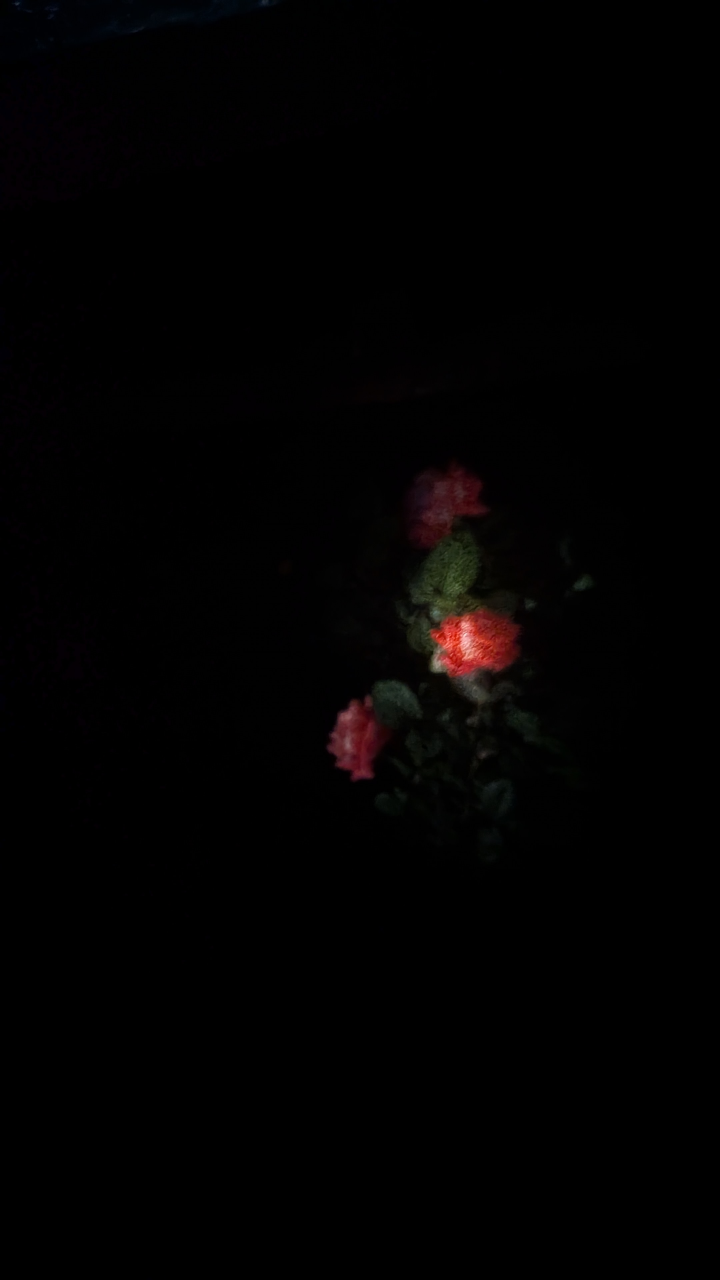
#> input picture 006_fotografia_digital/imagenes/originales/camara_oscura.jpg, 2160 x 3840 px (shown at 1/3 size)
$ jupyter execute 'ecualización.ipynb'
#> lines starting #> are read from the running program, lines starting #| are printed output that depends on the picture
[cell 1]
from pathlib import Path
import cv2
import numpy as np
import matplotlib.pyplot as plt

# Ubicación de imagenes
carpeta_imagenes = Path("../imagenes/originales")
carpeta_salidas = Path("../imagenes/procesadas")
carpeta_salidas.mkdir(parents=True, exist_ok=True)

img_bgr = cv2.imread(str(carpeta_imagenes / "camara_oscura.jpg"))
#> img_bgr is the input picture: shape (3840, 2160, 3); mean B, G, R 1.3, 1.3, 2.2
if img_bgr is None:
    raise FileNotFoundError(f"No se encontró la imagen en: {(carpeta_imagenes / 'camara_oscura.jpg').resolve()}")
img_rgb = cv2.cvtColor(img_bgr, cv2.COLOR_BGR2RGB)

# Veo el plano de coordenadas para analizar el recorte y quedarme con las rosas
plt.figure(figsize=(8, 10))
plt.imshow(img_rgb)
plt.title("Coordenadas")
plt.axis("on")
plt.show()
print("Forma:", img_rgb.shape)
#| Forma: (3840, 2160, 3)

# Recorte de imagen
img_recortada = img_rgb[1400:2700, 950:2050]
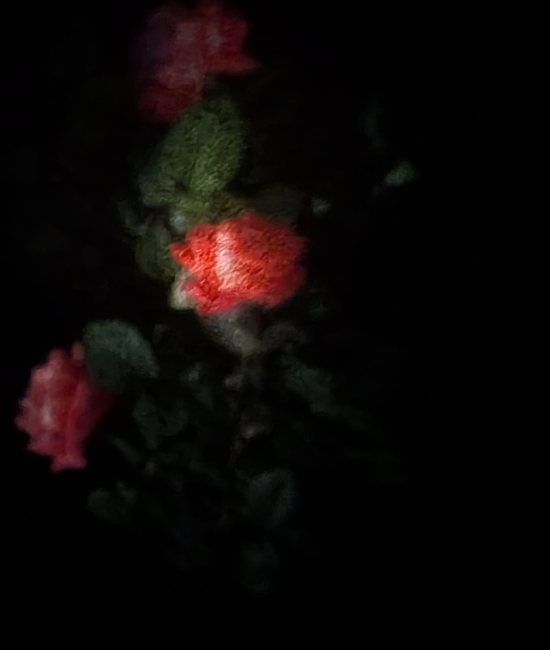
#> img_recortada: shape (1300, 1100, 3) (shown at 1/2 size); mean R, G, B 11.6, 6.8, 5.7

# Conversión a BGR para procesar con OpenCV
img_bgr_recortada = cv2.cvtColor(img_recortada, cv2.COLOR_RGB2BGR)

# Ecualización del canal V en espacio HSV
hsv = cv2.cvtColor(img_bgr_recortada, cv2.COLOR_BGR2HSV)
#> hsv: shape (1300, 1100, 3); mean H, S, V 30.5, 57.5, 12.2
h, s, v = cv2.split(hsv)
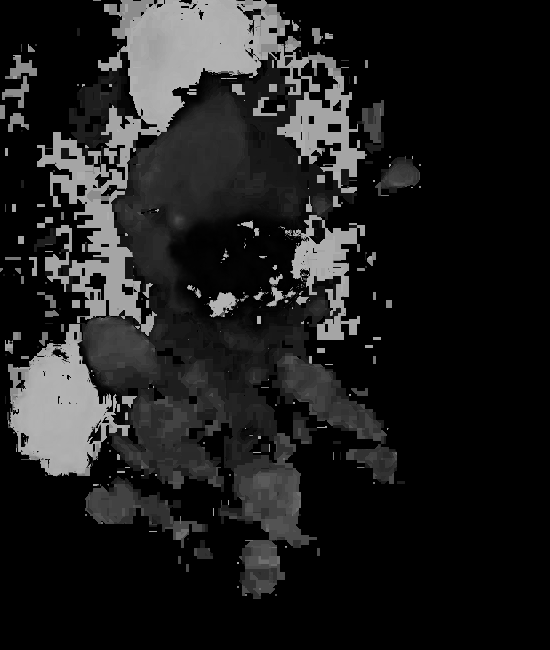
#> h: shape (1300, 1100) (shown at 1/2 size); min 0, max 179, mean 30.5
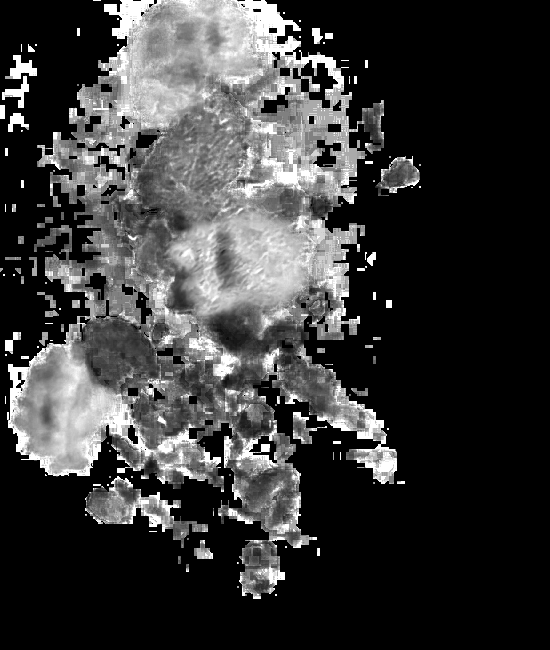
#> s: shape (1300, 1100) (shown at 1/2 size); min 0, max 255, mean 57.5
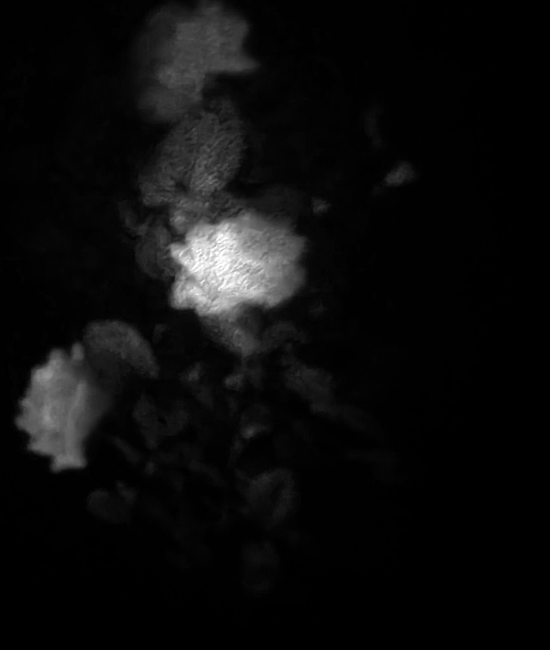
#> v: shape (1300, 1100) (shown at 1/2 size); min 0, max 255, mean 12.2
v_eq = cv2.equalizeHist(v)
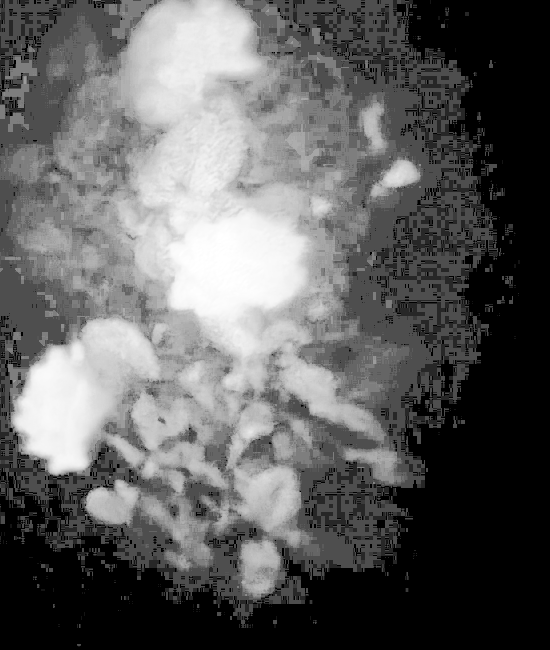
#> v_eq: shape (1300, 1100) (shown at 1/2 size); min 0, max 255, mean 95.9
hsv_eq = cv2.merge([h, s, v_eq])
#> hsv_eq: shape (1300, 1100, 3); mean H, S, V 30.5, 57.5, 95.9
img_eq_bgr = cv2.cvtColor(hsv_eq, cv2.COLOR_HSV2BGR)
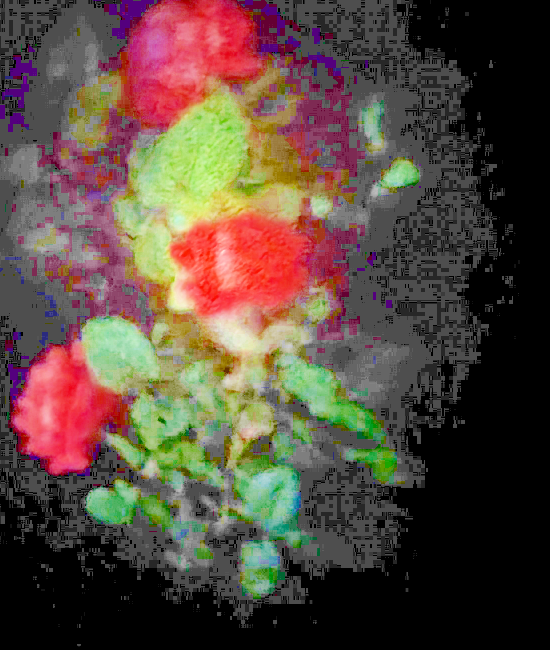
#> img_eq_bgr: shape (1300, 1100, 3) (shown at 1/2 size); mean B, G, R 62, 72.3, 89
img_eq_rgb = cv2.cvtColor(img_eq_bgr, cv2.COLOR_BGR2RGB)

# Comparación de imágenes
figura, ejes = plt.subplots(1, 2, figsize=(12, 7), constrained_layout=True)
ejes[0].imshow(img_recortada)
ejes[0].set_title("Original recortada", fontweight="bold", loc="left")
ejes[0].axis("off")
ejes[1].imshow(img_eq_rgb)
ejes[1].set_title("Ecualización canal V", fontweight="bold", loc="left")
ejes[1].axis("off")
plt.show()

# Comparación de histogramas
figura2, ejes2 = plt.subplots(1, 2, figsize=(12, 4), constrained_layout=True)
ejes2[0].hist(v.flatten(), bins=256, range=[0, 256], color="gray")
ejes2[0].set_title("Histograma canal V — antes", fontweight="bold", loc="left")
ejes2[0].set_xlabel("Intensidad")
ejes2[0].set_ylabel("Cantidad de píxeles")
ejes2[1].hist(v_eq.flatten(), bins=256, range=[0, 256], color="gray")
ejes2[1].set_title("Histograma canal V — después", fontweight="bold", loc="left")
ejes2[1].set_xlabel("Intensidad")
plt.show()
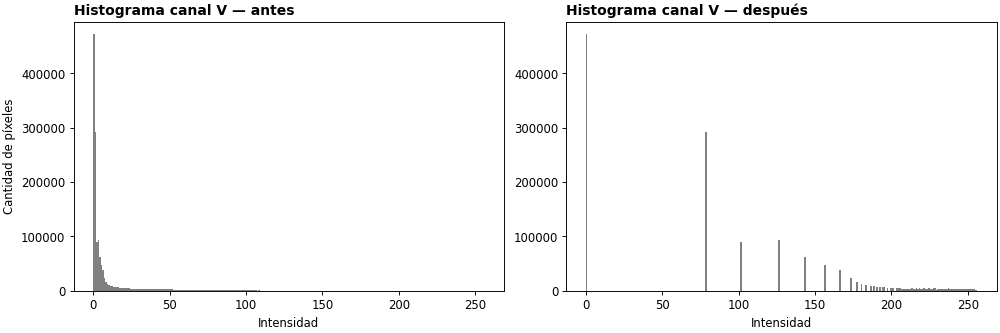
#> figure drawn by matplotlib, 2 panels; panel 1: tallest bar 471348 high, from x = 0 to 1; panel 2: tallest bar 471348 high, from x = 0 to 1

# Guardamos los resultados
cv2.imwrite(str(carpeta_salidas / "camara_oscura_ecualizada.jpg"), img_eq_bgr)
print(f"Guardada en: {(carpeta_salidas / 'camara_oscura_ecualizada.jpg').resolve()}")
